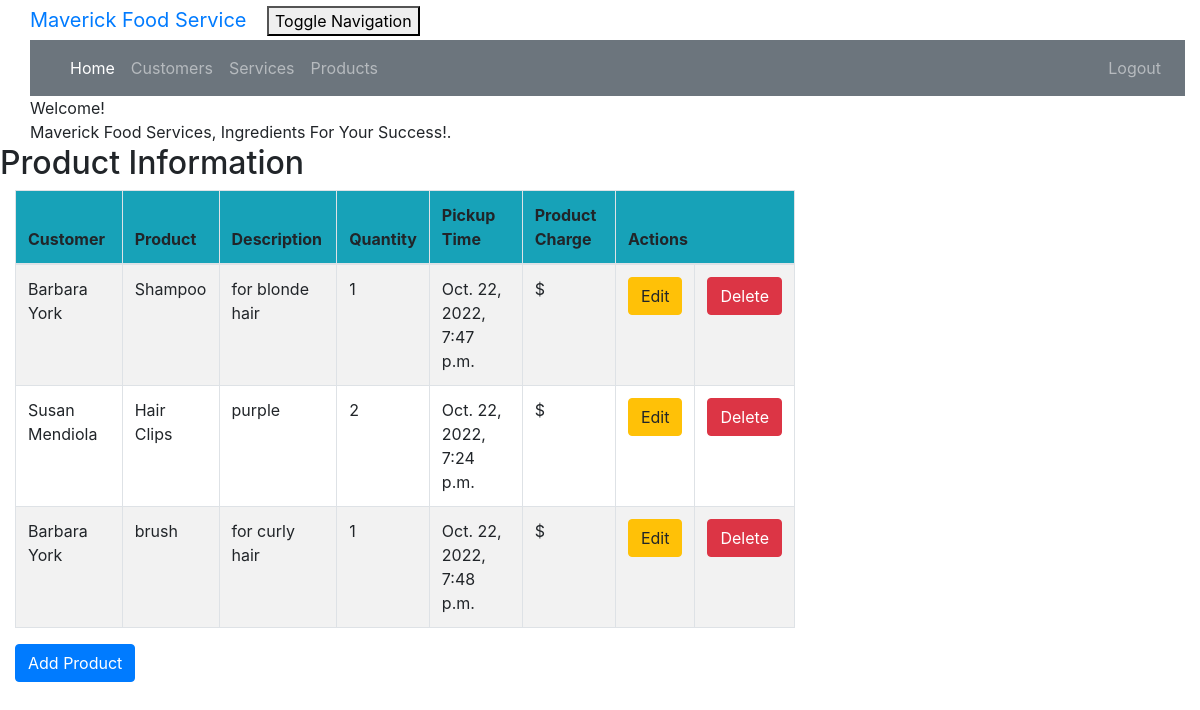
The page /product_list (signed in) on the database its author committed.
### crm/models.py (models this page shows, shortened)
class Product(models.Model):
    cust_name = models.ForeignKey(Customer, on_delete=models.CASCADE, related_name='products')
    product = models.CharField(max_length=100)
    description = models.TextField()
    quantity = models.IntegerField()
    pickup_time = models.DateTimeField(default=timezone.now)
    product_charge = models.DecimalField(max_digits=10, decimal_places=2)

class Customer(models.Model):
    cust_name = models.CharField(max_length=50)
    email = models.EmailField(max_length=100)
    phone = models.CharField(max_length=20)
    bldgroom = models.CharField(max_length=100)
    address = models.CharField(max_length=200)
    city = models.CharField(max_length=50)
    state = models.CharField(max_length=50)
    zipcode = models.CharField(max_length=10)
    organization = models.CharField(max_length=100)
    role = models.CharField(max_length=100)
    def __str__ (self):
        return self.cust_name

### crm/views.py (the view)
# urls.py: path('product_list', views.product_list, name='product_list'),
@login_required
def product_list(request):
    products = Product.objects.filter(pickup_time__lte=timezone.now())
    return render(request, 'crm/product_list.html', {'products': products})

### crm/templates/crm/product_list.html (shortened to what this page needs)
<!DOCTYPE html>
{% extends 'crm/base.html' %}
{% block content %}
    {% load humanize %}
    <head>
    </head>
    <body class="bodylist">
    <div class="container">
        <div class="panel panel-primary">
            <div class="panel-heading">Welcome!</div>
            <div class="panel-body">
                Maverick Food Services, Ingredients For Your Success!.
            </div>
        </div>
    </div>
    <div class="row">
        <h2>Product Information</h2>
    </div>
    <div>
        <table class="table table-striped table-bordered table-hover w-auto">
            <thead>
            <tr class="bg-info">
                <th>Customer</th>
                <th>Product</th>
                <th>Description</th>
                <th>Quantity</th>
                <th>Pickup Time</th>
                <th>Product Charge</th>
                <th colspan="3">Actions</th>
            </tr>
            </thead>
            <tbody>
            {% for product in products %}
                <tr>
                    <td>{{ product.cust_name }}</td>
                    <td>{{ product.product }}</td>
                    <td>{{ product.description }}</td>
                    <td>{{ product.quantity }}</td>
                    <td>{{ product.pickup_time }}</td>
                    <td>${{ product.charge|floatformat:2|intcomma }}</td>
                    <td><a href="{% url 'crm:product_edit' pk=product.pk %}"
                           class="btn btn-warning">Edit</a>
                    </td>
                    <td><a href="{% url 'crm:product_delete' pk=product.pk %}"
                           onclick="return confirm('Are you sure you want to delete?')"
                           class="btn btn-danger">Delete</a>
                    </td>
                </tr>
            {% endfor %}
            </tbody>
        </table>
    </div>
    <div>
        <a href="{% url 'crm:product_new' %}"><span
                class="btn btn-primary">Add Product</span></a>
    </div>
    </body>
{% endblock %}

### crm/static/css/portfolio.css (style rules this page uses)
body { padding-left: 15px; }

### rows shown on the page
Product: cust_name "Barbara York", product "Shampoo", description "for blonde hair", quantity "1", pickup_time "Oct. 22, 2022, 7:47 p.m."
Product: cust_name "Susan Mendiola", product "Hair Clips", description "purple", quantity "2", pickup_time "Oct. 22, 2022, 7:24 p.m."
Product: cust_name "Barbara York", product "brush", description "for curly hair", quantity "1", pickup_time "Oct. 22, 2022, 7:48 p.m."
